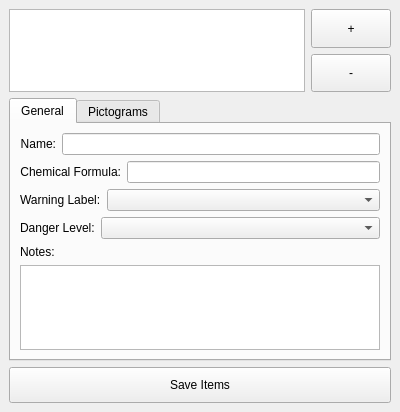
<?xml version="1.0" encoding="UTF-8"?>
<ui version="4.0">
 <class>AddItems</class>
 <widget class="QDockWidget" name="AddItems">
  <property name="geometry">
   <rect>
    <x>0</x>
    <y>0</y>
    <width>400</width>
    <height>412</height>
   </rect>
  </property>
  <property name="windowTitle">
   <string>Add Items</string>
  </property>
  <widget class="QWidget" name="items_layout">
   <layout class="QVBoxLayout" name="verticalLayout">
    <item>
     <layout class="QHBoxLayout" name="items_layout_2">
      <item>
       <widget class="QListView" name="items_list">
        <property name="selectionMode">
         <enum>QAbstractItemView::ExtendedSelection</enum>
        </property>
       </widget>
      </item>
      <item>
       <layout class="QVBoxLayout" name="layout_buttons">
        <item>
         <widget class="QPushButton" name="button_add_items">
          <property name="sizePolicy">
           <sizepolicy hsizetype="Fixed" vsizetype="Expanding">
            <horstretch>0</horstretch>
            <verstretch>0</verstretch>
           </sizepolicy>
          </property>
          <property name="text">
           <string>+</string>
          </property>
         </widget>
        </item>
        <item>
         <widget class="QPushButton" name="button_remove_items">
          <property name="sizePolicy">
           <sizepolicy hsizetype="Fixed" vsizetype="Expanding">
            <horstretch>0</horstretch>
            <verstretch>0</verstretch>
           </sizepolicy>
          </property>
          <property name="text">
           <string>-</string>
          </property>
         </widget>
        </item>
       </layout>
      </item>
     </layout>
    </item>
    <item>
     <widget class="QTabWidget" name="tab_item_properties">
      <property name="currentIndex">
       <number>0</number>
      </property>
      <widget class="QWidget" name="general_tab">
       <attribute name="title">
        <string>General</string>
       </attribute>
       <layout class="QVBoxLayout" name="verticalLayout_2">
        <item>
         <layout class="QHBoxLayout" name="layout_name">
          <item>
           <widget class="QLabel" name="label_name">
            <property name="sizePolicy">
             <sizepolicy hsizetype="Maximum" vsizetype="Preferred">
              <horstretch>0</horstretch>
              <verstretch>0</verstretch>
             </sizepolicy>
            </property>
            <property name="text">
             <string>Name:</string>
            </property>
            <property name="alignment">
             <set>Qt::AlignRight|Qt::AlignTrailing|Qt::AlignVCenter</set>
            </property>
           </widget>
          </item>
          <item>
           <widget class="QLineEdit" name="entry_name"/>
          </item>
         </layout>
        </item>
        <item>
         <layout class="QHBoxLayout" name="layout_chem_formula">
          <item>
           <widget class="QLabel" name="label_chem_formula">
            <property name="sizePolicy">
             <sizepolicy hsizetype="Maximum" vsizetype="Preferred">
              <horstretch>0</horstretch>
              <verstretch>0</verstretch>
             </sizepolicy>
            </property>
            <property name="text">
             <string>Chemical Formula:</string>
            </property>
            <property name="alignment">
             <set>Qt::AlignRight|Qt::AlignTrailing|Qt::AlignVCenter</set>
            </property>
           </widget>
          </item>
          <item>
           <widget class="QLineEdit" name="entry_chem_formula"/>
          </item>
         </layout>
        </item>
        <item>
         <layout class="QHBoxLayout" name="layout_warning_label">
          <item>
           <widget class="QLabel" name="label_warning_label">
            <property name="sizePolicy">
             <sizepolicy hsizetype="Maximum" vsizetype="Preferred">
              <horstretch>0</horstretch>
              <verstretch>0</verstretch>
             </sizepolicy>
            </property>
            <property name="text">
             <string>Warning Label:</string>
            </property>
           </widget>
          </item>
          <item>
           <widget class="QComboBox" name="combo_warning_label"/>
          </item>
         </layout>
        </item>
        <item>
         <layout class="QHBoxLayout" name="layout_danger_level">
          <item>
           <widget class="QLabel" name="label_danger_level">
            <property name="sizePolicy">
             <sizepolicy hsizetype="Maximum" vsizetype="Preferred">
              <horstretch>0</horstretch>
              <verstretch>0</verstretch>
             </sizepolicy>
            </property>
            <property name="text">
             <string>Danger Level:</string>
            </property>
           </widget>
          </item>
          <item>
           <widget class="QComboBox" name="combo_danger_level"/>
          </item>
         </layout>
        </item>
        <item>
         <layout class="QVBoxLayout" name="layout_notes">
          <item>
           <widget class="QLabel" name="label_notes">
            <property name="text">
             <string>Notes:</string>
            </property>
           </widget>
          </item>
          <item>
           <widget class="QTextEdit" name="notes_text">
            <property name="textInteractionFlags">
             <set>Qt::LinksAccessibleByMouse|Qt::TextEditable|Qt::TextEditorInteraction|Qt::TextSelectableByKeyboard|Qt::TextSelectableByMouse</set>
            </property>
           </widget>
          </item>
         </layout>
        </item>
       </layout>
      </widget>
      <widget class="QWidget" name="pictograms_tab">
       <attribute name="title">
        <string>Pictograms</string>
       </attribute>
       <layout class="QHBoxLayout" name="horizontalLayout">
        <item>
         <widget class="QListView" name="pictograms_list">
          <property name="selectionMode">
           <enum>QAbstractItemView::ExtendedSelection</enum>
          </property>
          <property name="flow">
           <enum>QListView::LeftToRight</enum>
          </property>
          <property name="resizeMode">
           <enum>QListView::Adjust</enum>
          </property>
          <property name="gridSize">
           <size>
            <width>32</width>
            <height>32</height>
           </size>
          </property>
          <property name="viewMode">
           <enum>QListView::IconMode</enum>
          </property>
          <property name="uniformItemSizes">
           <bool>true</bool>
          </property>
         </widget>
        </item>
        <item>
         <layout class="QVBoxLayout" name="pictogram_button_layout">
          <item>
           <widget class="QPushButton" name="button_add_pictograms">
            <property name="sizePolicy">
             <sizepolicy hsizetype="Minimum" vsizetype="MinimumExpanding">
              <horstretch>0</horstretch>
              <verstretch>0</verstretch>
             </sizepolicy>
            </property>
            <property name="text">
             <string>+</string>
            </property>
           </widget>
          </item>
          <item>
           <widget class="QPushButton" name="button_remove_pictograms">
            <property name="sizePolicy">
             <sizepolicy hsizetype="Minimum" vsizetype="MinimumExpanding">
              <horstretch>0</horstretch>
              <verstretch>0</verstretch>
             </sizepolicy>
            </property>
            <property name="text">
             <string>-</string>
            </property>
           </widget>
          </item>
         </layout>
        </item>
       </layout>
      </widget>
     </widget>
    </item>
    <item>
     <widget class="QPushButton" name="button_save_items">
      <property name="minimumSize">
       <size>
        <width>0</width>
        <height>36</height>
       </size>
      </property>
      <property name="text">
       <string>Save Items</string>
      </property>
     </widget>
    </item>
   </layout>
  </widget>
 </widget>
 <layoutdefault spacing="6" margin="9"/>
 <resources/>
 <connections/>
</ui>
